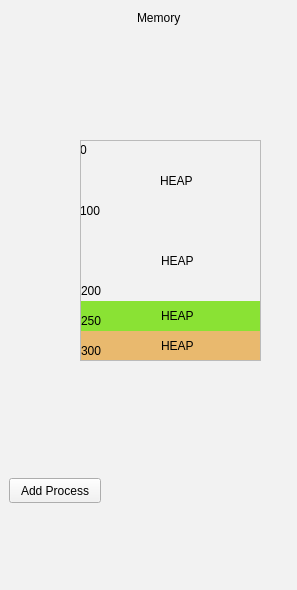
<?xml version="1.0" encoding="UTF-8"?>
<ui version="4.0">
 <class>OutputWindow</class>
 <widget class="QWidget" name="OutputWindow">
  <property name="geometry">
   <rect>
    <x>0</x>
    <y>0</y>
    <width>297</width>
    <height>590</height>
   </rect>
  </property>
  <property name="windowTitle">
   <string>Memory View</string>
  </property>
  <property name="styleSheet">
   <string notr="true">background-color: rgb(242, 242, 242);</string>
  </property>
  <widget class="QPushButton" name="pushButton">
   <property name="geometry">
    <rect>
     <x>9</x>
     <y>478</y>
     <width>92</width>
     <height>25</height>
    </rect>
   </property>
   <property name="text">
    <string>Add Process</string>
   </property>
  </widget>
  <widget class="QLabel" name="label">
   <property name="geometry">
    <rect>
     <x>137</x>
     <y>9</y>
     <width>58</width>
     <height>17</height>
    </rect>
   </property>
   <property name="text">
    <string>Memory</string>
   </property>
  </widget>
  <widget class="QScrollArea" name="scrollArea">
   <property name="geometry">
    <rect>
     <x>80</x>
     <y>140</y>
     <width>181</width>
     <height>221</height>
    </rect>
   </property>
   <property name="sizeAdjustPolicy">
    <enum>QAbstractScrollArea::AdjustToContents</enum>
   </property>
   <property name="widgetResizable">
    <bool>true</bool>
   </property>
   <widget class="QWidget" name="scrollAreaWidgetContents">
    <property name="geometry">
     <rect>
      <x>0</x>
      <y>0</y>
      <width>179</width>
      <height>219</height>
     </rect>
    </property>
    <widget class="QWidget" name="widget_3" native="true">
     <property name="geometry">
      <rect>
       <x>0</x>
       <y>160</y>
       <width>181</width>
       <height>30</height>
      </rect>
     </property>
     <property name="styleSheet">
      <string notr="true">background-color: rgb(138, 226, 52);</string>
     </property>
     <widget class="QLabel" name="label_6">
      <property name="geometry">
       <rect>
        <x>80</x>
        <y>0</y>
        <width>101</width>
        <height>30</height>
       </rect>
      </property>
      <property name="text">
       <string>HEAP</string>
      </property>
     </widget>
     <widget class="QLabel" name="label_8">
      <property name="geometry">
       <rect>
        <x>0</x>
        <y>10</y>
        <width>67</width>
        <height>20</height>
       </rect>
      </property>
      <property name="text">
       <string>250</string>
      </property>
     </widget>
    </widget>
    <widget class="QWidget" name="widget" native="true">
     <property name="geometry">
      <rect>
       <x>-1</x>
       <y>0</y>
       <width>181</width>
       <height>80</height>
      </rect>
     </property>
     <widget class="QLabel" name="label_2">
      <property name="geometry">
       <rect>
        <x>80</x>
        <y>0</y>
        <width>101</width>
        <height>80</height>
       </rect>
      </property>
      <property name="text">
       <string>HEAP</string>
      </property>
     </widget>
     <widget class="QLabel" name="label_3">
      <property name="geometry">
       <rect>
        <x>0</x>
        <y>0</y>
        <width>67</width>
        <height>17</height>
       </rect>
      </property>
      <property name="text">
       <string>0</string>
      </property>
     </widget>
     <widget class="QLabel" name="label_4">
      <property name="geometry">
       <rect>
        <x>0</x>
        <y>60</y>
        <width>67</width>
        <height>20</height>
       </rect>
      </property>
      <property name="text">
       <string>100</string>
      </property>
     </widget>
    </widget>
    <widget class="QWidget" name="widget_4" native="true">
     <property name="geometry">
      <rect>
       <x>0</x>
       <y>190</y>
       <width>181</width>
       <height>30</height>
      </rect>
     </property>
     <property name="styleSheet">
      <string notr="true">background-color: rgb(233, 185, 110);</string>
     </property>
     <widget class="QLabel" name="label_9">
      <property name="geometry">
       <rect>
        <x>80</x>
        <y>0</y>
        <width>101</width>
        <height>30</height>
       </rect>
      </property>
      <property name="text">
       <string>HEAP</string>
      </property>
     </widget>
     <widget class="QLabel" name="label_10">
      <property name="geometry">
       <rect>
        <x>0</x>
        <y>10</y>
        <width>67</width>
        <height>20</height>
       </rect>
      </property>
      <property name="text">
       <string>300</string>
      </property>
     </widget>
    </widget>
    <widget class="QWidget" name="widget_2" native="true">
     <property name="geometry">
      <rect>
       <x>0</x>
       <y>80</y>
       <width>181</width>
       <height>80</height>
      </rect>
     </property>
     <widget class="QLabel" name="label_5">
      <property name="geometry">
       <rect>
        <x>80</x>
        <y>0</y>
        <width>101</width>
        <height>80</height>
       </rect>
      </property>
      <property name="text">
       <string>HEAP</string>
      </property>
     </widget>
     <widget class="QLabel" name="label_7">
      <property name="geometry">
       <rect>
        <x>0</x>
        <y>60</y>
        <width>67</width>
        <height>20</height>
       </rect>
      </property>
      <property name="text">
       <string>200</string>
      </property>
     </widget>
    </widget>
   </widget>
  </widget>
 </widget>
 <resources/>
 <connections/>
</ui>
